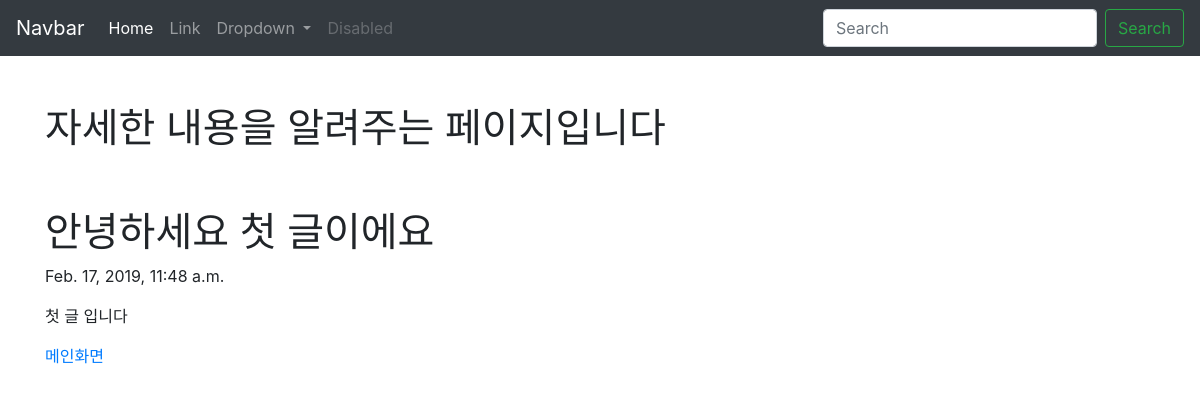
The page /blog/1 on the database its author committed.
### blogapp/models.py (models this page shows, shortened)
class Blog(models.Model):
    title = models.CharField(max_length = 200)
    pub_date = models.DateTimeField('date published')
    body = models.TextField()

### blogapp/views.py (the view)
# urls.py: path('<int:blog_id>', views.detail, name="detail"),
def detail(request, blog_id):
    details = get_object_or_404(Blog, pk=blog_id)
    return render(request, 'detail.html', {'details': details})

### blogapp/templates/detail.html (shortened to what this page needs)
<head>
    <link rel="stylesheet" href="https://stackpath.bootstrapcdn.com/bootstrap/4.3.1/css/bootstrap.min.css"
>
</head>
<body>
    <nav class="navbar navbar-expand-lg navbar-dark bg-dark">
        <a class="navbar-brand" href="#">Navbar</a>
        <div class="collapse navbar-collapse" id="navbarSupportedContent">
            <ul class="navbar-nav mr-auto">
                <li class="nav-item active">
                    <a class="nav-link" href="#">Home <span class="sr-only">(current)</span></a>
                </li>
                <li class="nav-item">
                    <a class="nav-link" href="#">Link</a>
                </li>
                <li class="nav-item dropdown">
                    <a class="nav-link dropdown-toggle" href="#" id="navbarDropdown" role="button" data-toggle="dropdown"
                        aria-haspopup="true" aria-expanded="false">
                        Dropdown
                    </a>
                </li>
                <li class="nav-item">
                    <a class="nav-link disabled" href="#" tabindex="-1" aria-disabled="true">Disabled</a>
                </li>
            </ul>
            <form class="form-inline my-2 my-lg-0">
                <input class="form-control mr-sm-2" type="search" placeholder="Search" aria-label="Search">
                <button class="btn btn-outline-success my-2 my-sm-0" type="submit">Search</button>
            </form>
        </div>
    </nav>
    <br>
    <br>
    <div class="container">
        <h1> 자세한 내용을 알려주는 페이지입니다 </h1>
        <br><br>
        <h1>{{details.title}}</h1>
        <p>{{details.pub_date}}</p>
        <p>{{details.body}}</p>
        <a href="{% url 'home'%}">메인화면</a>
    </div>
</body>

### rows shown on the page
Blog: title "안녕하세요 첫 글이에요", pub_date "Feb. 17, 2019, 11:48 a.m.", body "첫 글 입니다"
